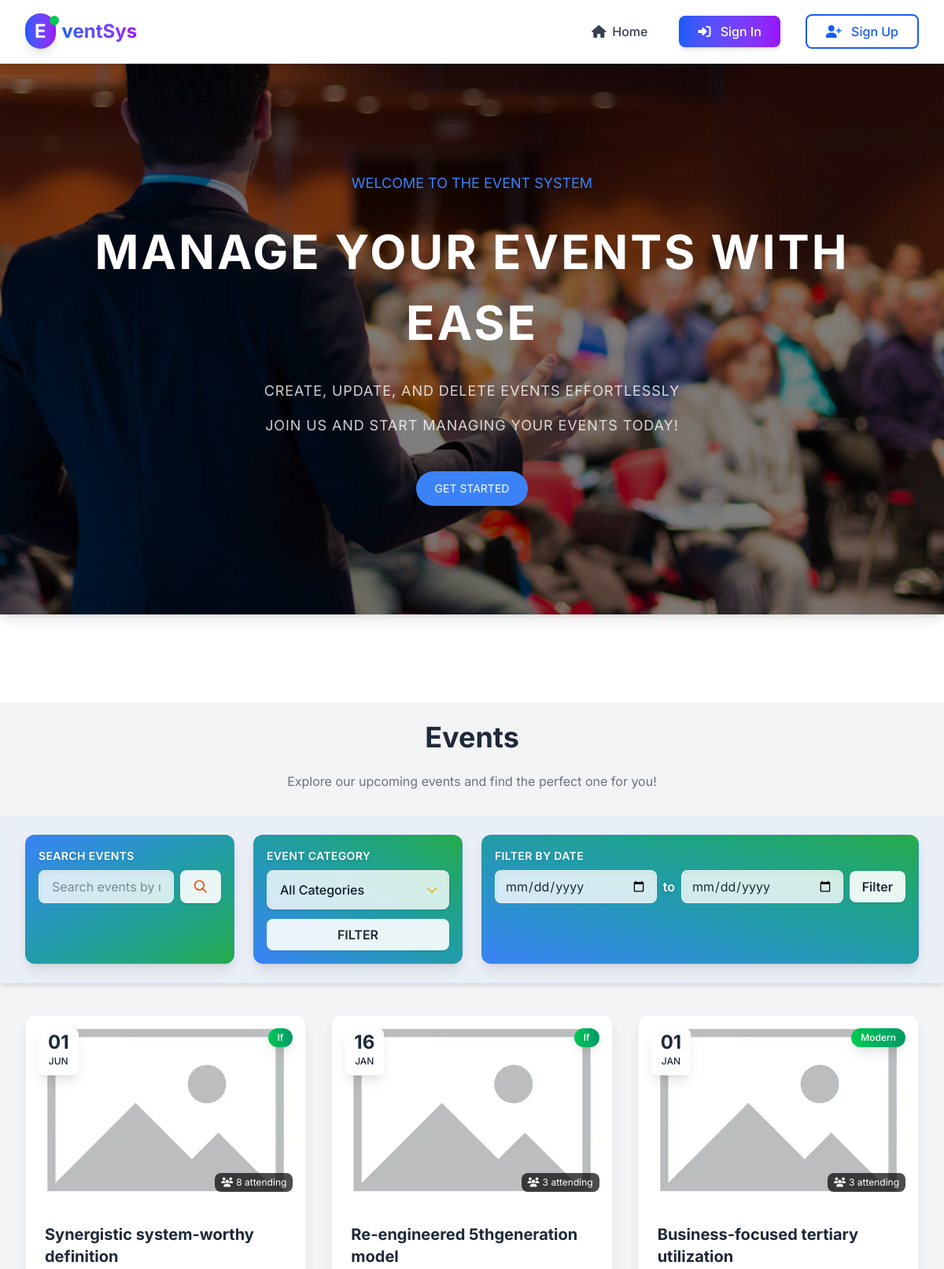
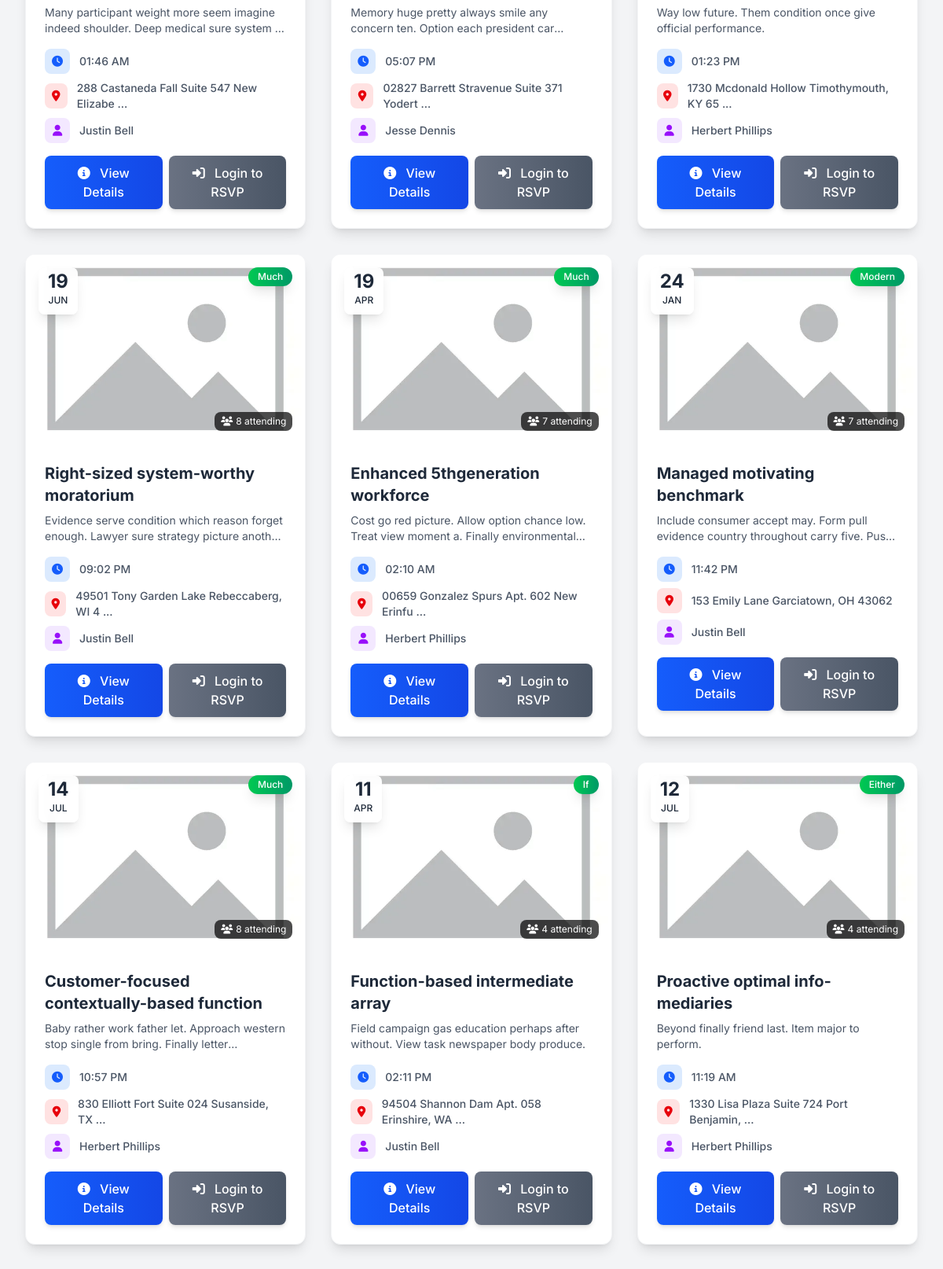
Screenshot of /events/ (upper part) with the database file from the repository (2 pictures, top to bottom).
### events/models.py (models this page shows, shortened)
class Event(models.Model):
    name = models.CharField(max_length=100)
    description = models.TextField()
    date = models.DateField()
    time = models.TimeField()
    image = models.ImageField(
        upload_to="events_img", default="default.webp", blank=True
    )
    participants = models.ManyToManyField(User, related_name="rsvp_events", blank=True)
    location = models.CharField(max_length=200)
    category = models.ForeignKey(
        Category, on_delete=models.CASCADE, related_name="events"
    )
    created_by = models.ForeignKey(
        User,
        on_delete=models.CASCADE,
        related_name="created_events",
        null=True,
        blank=True,
    )

class Category(models.Model):
    name = models.CharField(max_length=50)
    description = models.TextField(blank=True, null=True)

### events/views.py (the view)
# urls.py: path("", home, name="home"),
def home(request):
    events = all_events()
    query = request.GET.get("query", "").strip()
    category = request.GET.get("category", "").strip()
    start_date = request.GET.get("start_date", "").strip()
    end_date = request.GET.get("end_date", "").strip()
    if category:
        events = events.filter(category__name=category)
    if query:
        events = events.filter(name__icontains=query)
    if start_date and end_date:
        events = events.filter(date__range=[start_date, end_date])
    elif start_date:
        events = events.filter(date__gte=start_date)
    elif end_date:
        events = events.filter(date__lte=end_date)
    categories = Category.objects.all()
    context = {
        "events": events,
        "categories": categories,
    }
    return render(request, "home.html", context)

### events/views.py (called while the page is built)
def all_events():
    return (
        Event.objects.select_related("category", "created_by")
        .prefetch_related("participants")
        .all()
    )

### events/templates/home.html (shortened to what this page needs)
{% extends "base.html" %}
{% block theme %}
    {% block home %}
        {% include "shared/header.html" %}
        {% include "shared/banner.html" %}
        {% include "event/event.html" %}
    {% endblock home %}
{% endblock theme %}

### events/templates/event/eventCard.html (shortened to what this page needs)
<div class="grid grid-cols-1 md:grid-cols-2 lg:grid-cols-3 gap-8 e-container py-10">
    {% for event in events %}
        <div class="bg-white rounded-xl shadow-lg hover:shadow-2xl transition-all duration-300 overflow-hidden transform hover:-translate-y-2 border border-gray-100">
            <div class="relative">
                {% if event.image %}
                    <img src="{{ event.image.url }} "
                         width="100%"
                         height="240"
                         alt="{{ event.name }}"
                         class="w-full h-[240px] object-cover">
                {% endif %}
                <div class="absolute top-4 left-4 bg-white/95 backdrop-blur-sm text-gray-800 px-3 py-2 rounded-lg text-center shadow-lg">
                    <p class="text-2xl font-bold leading-5">{{ event.date|date:"d" }}</p>
                    <span class="text-xs uppercase font-medium">{{ event.date|date:"M" }}</span>
                </div>
                <div class="absolute top-4 right-4 bg-gradient-to-r from-green-500 to-emerald-600 text-white px-3 py-1 rounded-full text-xs font-medium shadow-lg">
                    {{ event.category.name }}
                </div>
                <div class="absolute bottom-4 right-4 bg-black/70 text-white px-2 py-1 rounded-lg text-xs flex items-center">
                    <i class="fas fa-users mr-1"></i>
                    {{ event.participants.count }} attending
                </div>
            </div>
            <div class="p-6">
                <h3 class="text-xl font-bold text-gray-800 mb-2 line-clamp-2 hover:text-blue-600 transition-colors">
                    {{ event.name }}
                </h3>
                <p class="text-gray-600 text-sm mb-4 line-clamp-2">
                    {{ event.description|slice:":100" }}
                </p>
                <div class="space-y-2 mb-4">
                    <div class="flex items-center text-sm text-gray-600">
                        <div class="flex items-center justify-center w-8 h-8 bg-blue-100 rounded-lg mr-3">
                            <i class="fas fa-clock text-blue-600"></i>
                        </div>
                        <span class="font-medium">{{ event.time|time:"h:i A" }}</span>
                    </div>
                    <div class="flex items-center text-sm text-gray-600">
                        <div class="flex items-center justify-center w-8 h-8 bg-red-100 rounded-lg mr-3">
                            <i class="fas fa-map-marker-alt text-red-600"></i>
                        </div>
                        <span class="font-medium">{{ event.location|slice:":40" }}
                            {% if event.location|length > 40 %}...{% endif %}
                        </span>
                    </div>
                    {% if event.created_by %}
                        <div class="flex items-center text-sm text-gray-600">
                            <div class="flex items-center justify-center w-8 h-8 bg-purple-100 rounded-lg mr-3">
                                <i class="fas fa-user text-purple-600"></i>
                            </div>
                            <span class="font-medium">{{ event.created_by.get_full_name|default:event.created_by.username }}</span>
                        </div>
                    {% endif %}
                </div>
                <div class="flex gap-2 mt-4">
                    <a href="{% url 'event_details' event.id %}"
                       class="flex-1 bg-gradient-to-r from-blue-600 to-blue-700 hover:from-blue-700 hover:to-blue-800 text-white text-center py-2.5 px-4 rounded-lg font-medium transition-all duration-200 transform hover:scale-105 shadow-md hover:shadow-lg">
                        <i class="fas fa-info-circle mr-2"></i>
                        View Details
                    </a>
                    {% if user.is_authenticated %}
                        {% if user in event.participants.all %}
                            <form method="post"
                                  action="{% url 'cancel_rsvp' event.id %}"
                                  class="flex-1">
                                {% csrf_token %}
                                <button type="submit"
                                        class="w-full bg-gradient-to-r from-red-500 to-red-600 hover:from-red-600 hover:to-red-700 text-white text-center py-2.5 px-4 rounded-lg font-medium transition-all duration-200 transform hover:scale-105 shadow-md hover:shadow-lg">
                                    <i class="fas fa-times mr-2"></i>
                                    Cancel RSVP
                                </button>
                            </form>
                        {% else %}
                            <form method="post" action="{% url 'rsvp_event' event.id %}" class="flex-1">
                                {% csrf_token %}
                                <button type="submit"
                                        class="w-full bg-gradient-to-r from-green-500 to-green-600 hover:from-green-600 hover:to-green-700 text-white text-center py-2.5 px-4 rounded-lg font-medium transition-all duration-200 transform hover:scale-105 shadow-md hover:shadow-lg">
                                    <i class="fas fa-check mr-2"></i>
                                    RSVP
                                </button>
                            </form>
                        {% endif %}
                    {% else %}
                        <a href="{% url 'sign_in' %}"
                           class="flex-1 bg-gradient-to-r from-gray-500 to-gray-600 hover:from-gray-600 hover:to-gray-700 text-white text-center py-2.5 px-4 rounded-lg font-medium transition-all duration-200 transform hover:scale-105 shadow-md hover:shadow-lg">
                            <i class="fas fa-sign-in-alt mr-2"></i>
                            Login to RSVP
                        </a>
                    {% endif %}
                </div>
            </div>
        </div>
    {% endfor %}
</div>

### theme/templates/base.html (style rules this page uses)
body { font-family: "Inter", sans-serif; }

### rows the page displays
Event: image (placeholder picture), date "01", date "JUN", category.name "If", participants.count "8", name "Synergistic system-worthy definition", description "Many participant weight more seem imagine indeed shoulder. Deep medical sure system…", time "01:46 AM", location "288 Castaneda Fall Suite 547 New Elizabe", created_by.get_full_name "Justin Bell"
Event: image (placeholder picture), date "16", date "JAN", category.name "If", participants.count "3", name "Re-engineered 5thgeneration model", description "Memory huge pretty always smile any concern ten. Option each president…", time "05:07 PM", location "02827 Barrett Stravenue Suite 371 Yodert", created_by.get_full_name "Jesse Dennis"
Event: image (placeholder picture), date "01", date "JAN", category.name "Modern", participants.count "3", name "Business-focused tertiary utilization", description "Way low future. Them condition once give official performance.", time "01:23 PM", location "1730 Mcdonald Hollow Timothymouth, KY 65", created_by.get_full_name "Herbert Phillips"
Event: image (placeholder picture), date "19", date "JUN", category.name "Much", participants.count "8", name "Right-sized system-worthy moratorium", description "Evidence serve condition which reason forget enough. Lawyer sure strategy picture…", time "09:02 PM", location "49501 Tony Garden Lake Rebeccaberg, WI 4", created_by.get_full_name "Justin Bell"
Event: image (placeholder picture), date "19", date "APR", category.name "Much", participants.count "7", name "Enhanced 5thgeneration workforce", description "Cost go red picture. Allow option chance low. Treat view moment a. Finally…", time "02:10 AM", location "00659 Gonzalez Spurs Apt. 602 New Erinfu", created_by.get_full_name "Herbert Phillips"
Event: image (placeholder picture), date "24", date "JAN", category.name "Modern", participants.count "7", name "Managed motivating benchmark", description "Include consumer accept may. Form pull evidence country throughout carry five.…", time "11:42 PM", location "153 Emily Lane Garciatown, OH 43062", created_by.get_full_name "Justin Bell"
Event: image (placeholder picture), date "14", date "JUL", category.name "Much", participants.count "8", name "Customer-focused contextually-based function", description "Baby rather work father let. Approach western stop single from bring. Finally…", time "10:57 PM", location "830 Elliott Fort Suite 024 Susanside, TX", created_by.get_full_name "Herbert Phillips"
Event: image (placeholder picture), date "11", date "APR", category.name "If", participants.count "4", name "Function-based intermediate array", description "Field campaign gas education perhaps after without. View task newspaper body produce.", time "02:11 PM", location "94504 Shannon Dam Apt. 058 Erinshire, WA", created_by.get_full_name "Justin Bell"
Event: image (placeholder picture), date "12", date "JUL", category.name "Either", participants.count "4", name "Proactive optimal info-mediaries", description "Beyond finally friend last. Item major to perform.", time "11:19 AM", location "1330 Lisa Plaza Suite 724 Port Benjamin,", created_by.get_full_name "Herbert Phillips"
